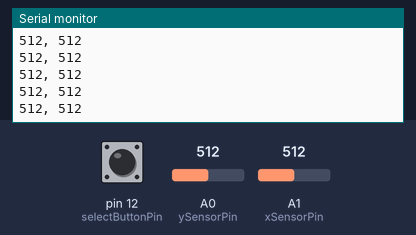
A sketch run on a simulated Arduino Uno, built with avr-gcc and run on an emulated ATmega328P. Parts: the last lines printed to the serial monitor. The test bench sets the inputs (shaded band); at power-on: A1 (xSensorPin) = 512, pin 12 (selectButtonPin) LOW, A0 (ySensorPin) = 512.

Above: at 8.7 s.
8.8 s: A1 (xSensorPin) set to 986
At 8.82 s:
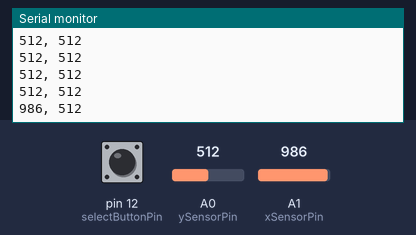
11.8 s: A1 (xSensorPin) set to 1010
At 11.81 s:
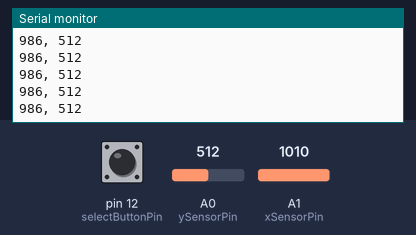
Timing chart, 0 to 14.3 s (numbered marks = the images above; inputs shaded):
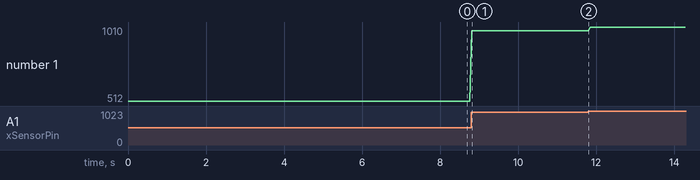

The sketch:

joystick_test.ino
```cpp
int xSensorPin = A1;
int ySensorPin = A0;
int selectButtonPin = 12;
int xSensorValue = 0;
int ySensorValue = 0;
//int selectButtonValue;
String outString = "";

void setup() {
  Serial.begin(9600);
  pinMode(selectButtonPin, INPUT);
}

void loop() {
  outString = "";
  // read the value from the sensor:
   xSensorValue = analogRead(xSensorPin);
   ySensorValue = analogRead(ySensorPin);
   int selectButtonValue = digitalRead(selectButtonPin);

   if (xSensorValue < 20){
     outString = outString + "LEFT";
   }
   else if(xSensorValue > 1000){
     outString = outString + "RIGHT";
   }

   if (ySensorValue < 20){
     outString = outString + "DOWN";
   }
   else if(ySensorValue > 1000){
     outString = outString + "UP";
   }

   outString = outString + selectButtonValue;

  String commaString = ", ";
  String serialString = xSensorValue + commaString + ySensorValue;
  Serial.println(serialString);

  delay(50);

}
```

Measured:
- after the input at 8.8 s, the serial monitor: prints a new line at once (image 1)
- plotted number 1: 512 → 986 after the input at 8.8 s, 986 → 1010 after the input at 11.8 s
